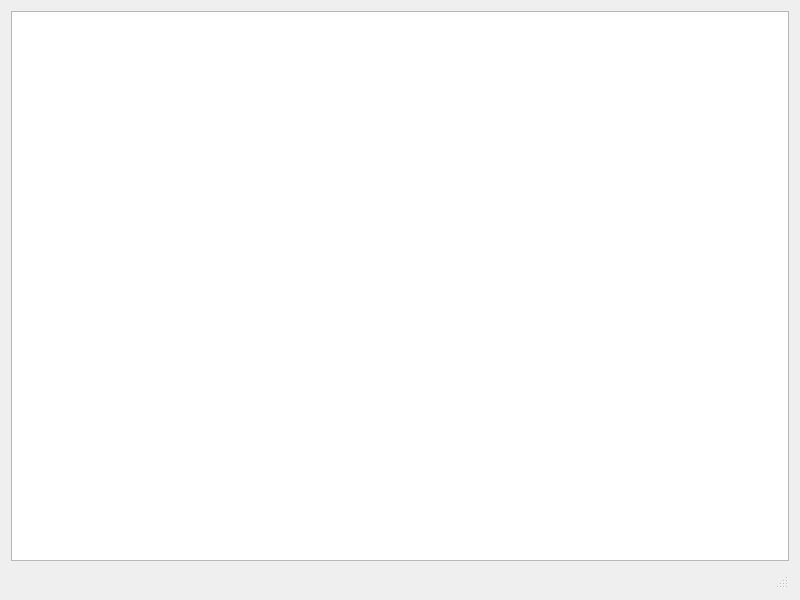
<?xml version="1.0" encoding="UTF-8"?>
<ui version="4.0">
 <class>SalesReportDialog</class>
 <widget class="QDialog" name="SalesReportDialog">
  <property name="geometry">
   <rect>
    <x>0</x>
    <y>0</y>
    <width>800</width>
    <height>600</height>
   </rect>
  </property>
  <property name="windowTitle">
   <string>Dialog</string>
  </property>
  <layout class="QVBoxLayout" name="verticalLayout">
   <item>
    <widget class="QTableView" name="tableView"/>
   </item>
   <item>
    <widget class="QStatusBar" name="statusbar"/>
   </item>
  </layout>
 </widget>
 <resources/>
 <connections/>
</ui> 
